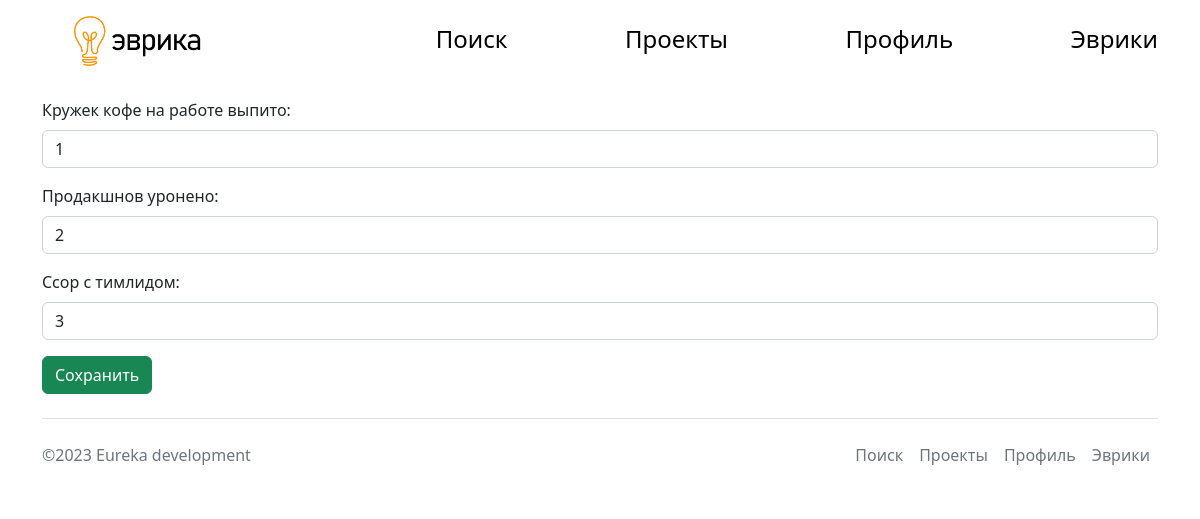
Screenshot of /profile/stats (signed in) with the database file from the repository.
### main.py (models this page shows)
class Achievements(db.Model):
    id = db.Column(db.Integer, primary_key=True)
    user_id = db.Column(db.Integer, nullable=False)
    coffee = db.Column(db.Integer)
    production_lost = db.Column(db.Integer)
    teamlead_shouts = db.Column(db.Integer)
    def __repr__(self):
        return f'{self.id}'

### main.py (the view, shortened to what this page needs)
@app.route('/profile/stats', methods=['POST', 'GET'])
def stats():
    stat = db.session.query(Achievements).filter_by(user_id=current_user.id).first()
    print(stat)
    return render_template('make_stats.html', title='Добавление статистики', stats=stat)

### main.py (called while the page is built)
@login_manager.user_loader
def load_user(user_id):
    return User.query.get(user_id)

### templates/make_stats.html
{% extends 'base.html' %}
{% block body %}
<form method="POST">
<p>
<label class='form-label' for="coffee">Кружек кофе на работе выпито:</label>
<input class='form-control' type="number" name="coffee" id="coffee" value="{{stats.coffee}}">
</p>
<p>
<label class='form-label' for="production_lost">Продакшнов уронено: </label>
<input class='form-control' type="number" name="production_lost" id="production_lost" value="{{stats.production_lost}}">
</p>
<p>
<label class='form-label' for="teamlead_shouts">Ссор с тимлидом: </label>
<input class='form-control' type="number" name="teamlead_shouts" id="teamlead_shouts" value="{{stats.teamlead_shouts}}">
</p>
<button type="submit" class="btn btn-success">Сохранить</button>
</form>
{% endblock %}

### rows the page displays
Achievements: coffee "1", production_lost "2", teamlead_shouts "3"
